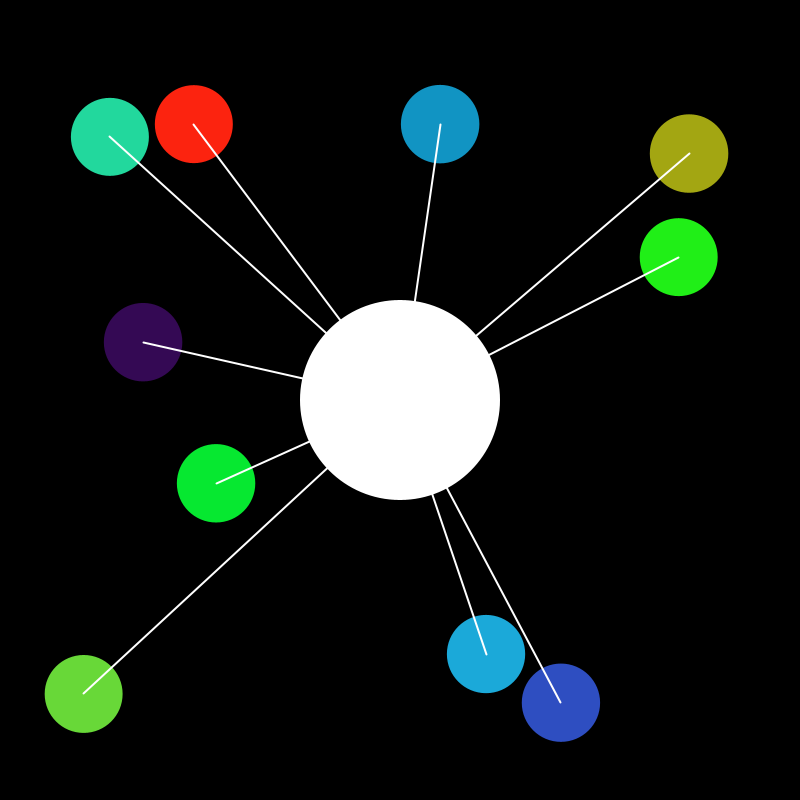
Frame 1 (no input)
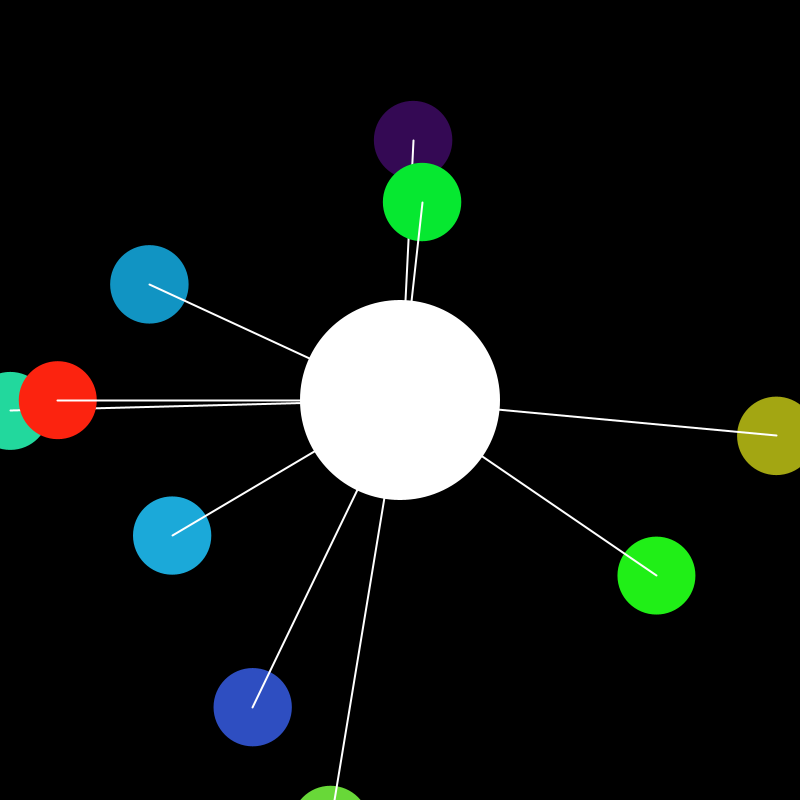
Frame 60 (the mouse pressed at the canvas centre just before this capture)
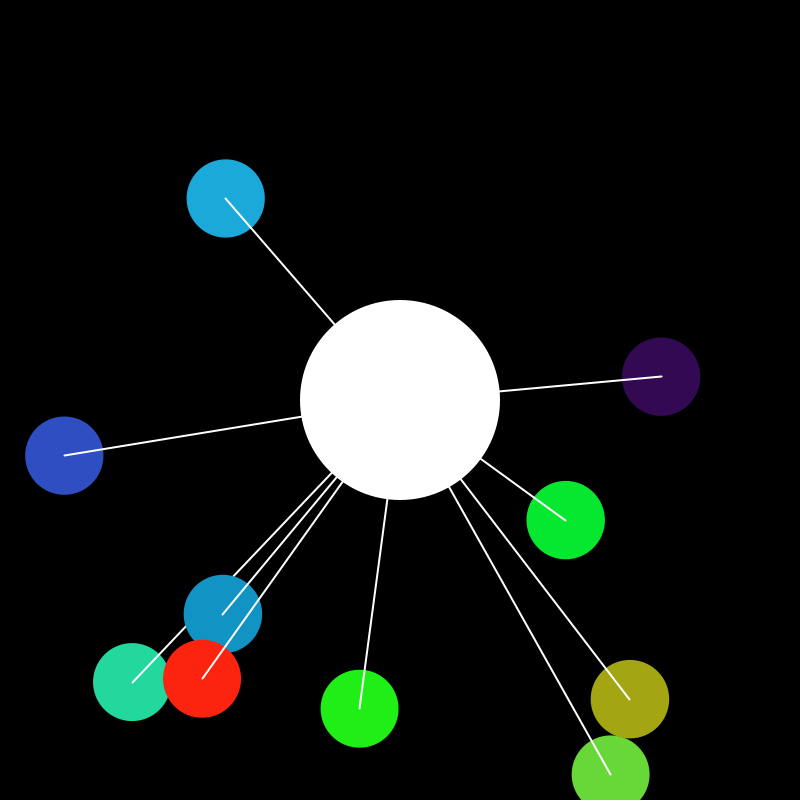
Frame 120 (the mouse held since frame 60 and released just before this capture)

The Processing sketch that drew these frames (run headless with seeded random() and noise(); from frame 60 on, the mouse is pressed at the canvas centre):

// Processing sketch: Solar_System_2D
// ── Solar_System_2D.pde
Planet sun;
float sunr=200;
PVector sun_pos=new PVector();
PVector zero=new PVector(0, 0);
int bodies=10;
Planet [] planets=new Planet[bodies];
float Gc=10000;
int i, j;
void setup()
{
  size(800, 800);
  background(0);
  sun_pos.set(width/2, height/2);
  sun=new Planet();
  sun.is_sun();
  for (i=0; i<bodies; i++)
  {
    planets[i]=new Planet();
    planets[i].random_planet();
    //checkCollision(i);
  }
}
void draw()
{
  background(0);
  sun.show();
  for (i=0; i<bodies; i++)
  {
    planets[i].show();
    stroke(255);
    strokeWeight(2);
    line(sun_pos.x, sun_pos.y, planets[i].pos.x, planets[i].pos.y);
    noStroke();
    planets[i].update();
  }
  println(sun.pos.dist(planets[0].pos));
}
void checkCollision(int k)
{
  planets[k].random_planet();
  if (sun.checkCollision(planets[k])==0)
  {
    checkCollision(k);
  }
  j=0;
  while (planets[j]!=null)
  {
    if (planets[k].checkCollision(planets[j])==0)
    {
      checkCollision(k);
    }
    j++;
  }
}

// ── Planet.pde
class Planet
{
  PVector pos=new PVector();
  PVector vel=new PVector();
  float r=0;
  color col;
  void is_sun()
  {
    pos.x=sun_pos.x;
    pos.y=sun_pos.y;
    vel=zero;
    r=sunr;
    col=color(255);
  }
  void random_planet()
  {
    randomSeed((int)random(100));
    r=random(sunr/10, sunr/2);
    pos.x=random(r, width-r);
    pos.y=random(r, height-r);
    while (pos.dist(sun_pos)<sunr)
    {
      pos.x=random(r, width-r);
      pos.y=random(r, height-r);
    }
    float d=pos.dist(sun_pos);
    PVector acpos=new PVector(pos.x-sun_pos.x, pos.y-sun_pos.y);
    acpos.rotate(HALF_PI);
    if (random(1)>0.5)
    {
      acpos.rotate(-PI);
    }
    //float mag=sqrt(sunr*sunr*sunr*Gc/d);
    float mag=sqrt(Gc/d);
    acpos.setMag(mag);
    vel.x=acpos.x;
    vel.y=acpos.y;
    col=color(random(255), random(255), random(255));
  }
  void show()
  {
    noStroke();
    fill(col);
    ellipse(pos.x, pos.y, r, r);
  }
  void update()
  {
    float d=pos.dist(sun_pos);
    //float fmag=sunr*sunr*sunr*((Gc*r*r*r)/(d*d));
    PVector rand=PVector.random2D();
    rand.setMag(1);
    float fmag=((Gc)/(d*d));
    PVector force=new PVector(sun_pos.x-pos.x, sun_pos.y-pos.y);
    force=force.add(rand);
    force.setMag(fmag);
    vel.add(force);
    pos.add(vel);
  }
  int checkCollision(Planet planett)
  {
    float d1=pos.dist(sun_pos);
    float d2=(planett.givepos()).dist(sun_pos);
    int val=0;
    if (abs(d1-d2)>r+planett.giveR())
    {
      val=1;
    }
    return val;
  }
  void setval(PVector pos_, PVector vel_, float r_)
  {
    pos.x=pos_.x;
    pos.y=pos_.y;
    vel.x=vel_.x;
    vel.y=vel_.y;
    r=r_;
  }
  PVector givepos()
  {
    return pos;
  }
  float giveR()
  {
    return r;
  }
}
